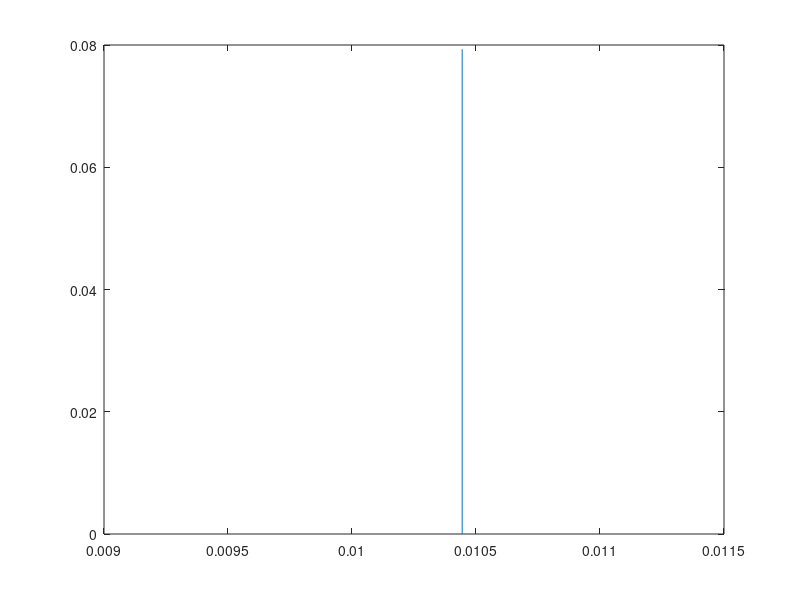

Write the MATLAB code that produced this figure. (Note: this script raises an error after producing the figure.)
c = 340; % speed of sound [m/s]
beta = 1;

tx = 1.2;
ty = 0.3;
rx = 3.1;
ry = 3.3;

r = sqrt((tx - rx)^2 + (ty - ry)^2);
loc = r / c;
result = beta / r^2; % The direct path from RX to TX
plot([loc loc], [0 result], '-');

hold on;

%plot(tx, ty, '*');
%plot(rx, ry, '*');

%xlabel('x location (m)');
%ylabel('y location (m)');

%plot([tx rx], [ty ry], 'r');

%plot([0 0], [0 4])
%plot([4 0], [4 4])
%plot([4 0], [0 0])
%plot([4 4], [4 0])

for x = 0:4
    for y = 1:4
        if x == y
           continue;
        end
        
        % Mirror the TX over the axes
        if x == 0 % Do not mirror
            t_x = tx;
            t_y = ty;
        elseif x == 1 % Mirror to the top side
            t_x = tx;
            t_y = 4 + (4 - ty);
        elseif x == 2 % Mirror to the right side
            t_x = 4 + (4 - tx);
            t_y = ty;
        elseif x == 3 % Mirror to the bottom side
            t_x = tx;
            t_y = -ty;
        else % Mirror to the left side
            t_x = -tx;
            t_y = ty;
        end
        
        % Mirror the RX over the axes
        if y == 1 % Mirror to the top side
            r_x = rx;
            r_y = 4 + (4 - ry);
        elseif y == 2 % Mirror to the right side
            r_x = 4 + (4 - rx);
            r_y = ry;
        elseif y == 3 % Mirror to the bottom side
            r_x = rx;
            r_y = -ry;
        else % Mirror to the left side
            r_x = -rx;
            r_y = ry;
        end
        
        % Connect the mirrored RX and RY
        dir = (r_y - t_y) / (r_x - t_x);
        y_0 = t_y - t_x * dir;
        x_0 = t_x - t_y / dir;
        syms y_l
        y_l = solve(y_l + dir * x_0 == 0);
        syms y_r
        y_r = solve(y_r / dir + x_0 == 4);
        syms x_t
        x_t = solve(y_0 + dir * x_t == 4);
        syms x_b
        x_b = solve(y_0 + dir * x_b == 0);
        
        %plot(r_x, r_y, '* r');
        %if x > 0
        %    plot(t_x, t_y, '* r');
        %end
        %plot(x_t, 4, '* r');
        %plot(x_b, 0, '* r');
        %plot(0, y_l, '* r');
        %plot(4, y_r, '* r');
        
        %plot([t_x r_x], [t_y r_y], ': r')
        
        bounces = 0;
        if x == 0 % Not mirrored
            p1 = [tx ty];
        elseif x == 1 % Was mirrored over the top side
            p1 = [x_t 4];
        elseif x == 2 % Was mirrored over the right side
            p1 = [4 y_r];
        elseif x == 3 % Was mirrored over the bottom side
            p1 = [x_b 0];
        elseif x == 4 % Was mirrored over the left side
            p1 = [0 y_l];
        end
        
        if p1(1) >= 0 && p1(1) <= 4 && p1(2) >= 0 && p1(2) <= 4
            %plot(p1(1), p1(2), '* r');
            bounces = bounces + 1;
        end
        
        if y == 1 % Was mirrored over the top side
            p2 = [x_t 4];
        elseif y == 2 % Was mirrored over the right side
            p2 = [4 y_r];
        elseif y == 3 % Was mirrored over the bottom side
            p2 = [x_b 0];
        elseif y == 4 % Was mirrored over the left side
            p2 = [0 y_l];
        end
        
        if p2(1) >= 0 && p2(1) <= 4 && p2(2) >= 0 && p2(2) <= 4
            %plot(p2(1), p2(2), '* r');
            bounces = bounces + 1;
        end
        
        if bounces == 2
            r = sqrt((tx - p1(1))^2 + (ry - p2(2))^2);
            r = r + sqrt((p1(1) - p2(1))^2 + (p1(2) - p2(2))^2);
            if x > 0
                r = r + sqrt((tx - p1(1))^2 + (ty - p1(2))^2);
            end
            
            result = result + beta / r^2;
            
            loc = r / c; % Calc the time to travel the distance r
            plot([loc loc], [0 beta/r^2], '-');
            
            %plot([tx p1(1)], [ty p1(2)], 'r');
            %plot([rx p2(1)], [ry p2(2)], 'r');
            %plot([p1(1) p2(1)], [p1(2) p2(2)], 'r');
        end
    end
end

disp(result)

hold off;